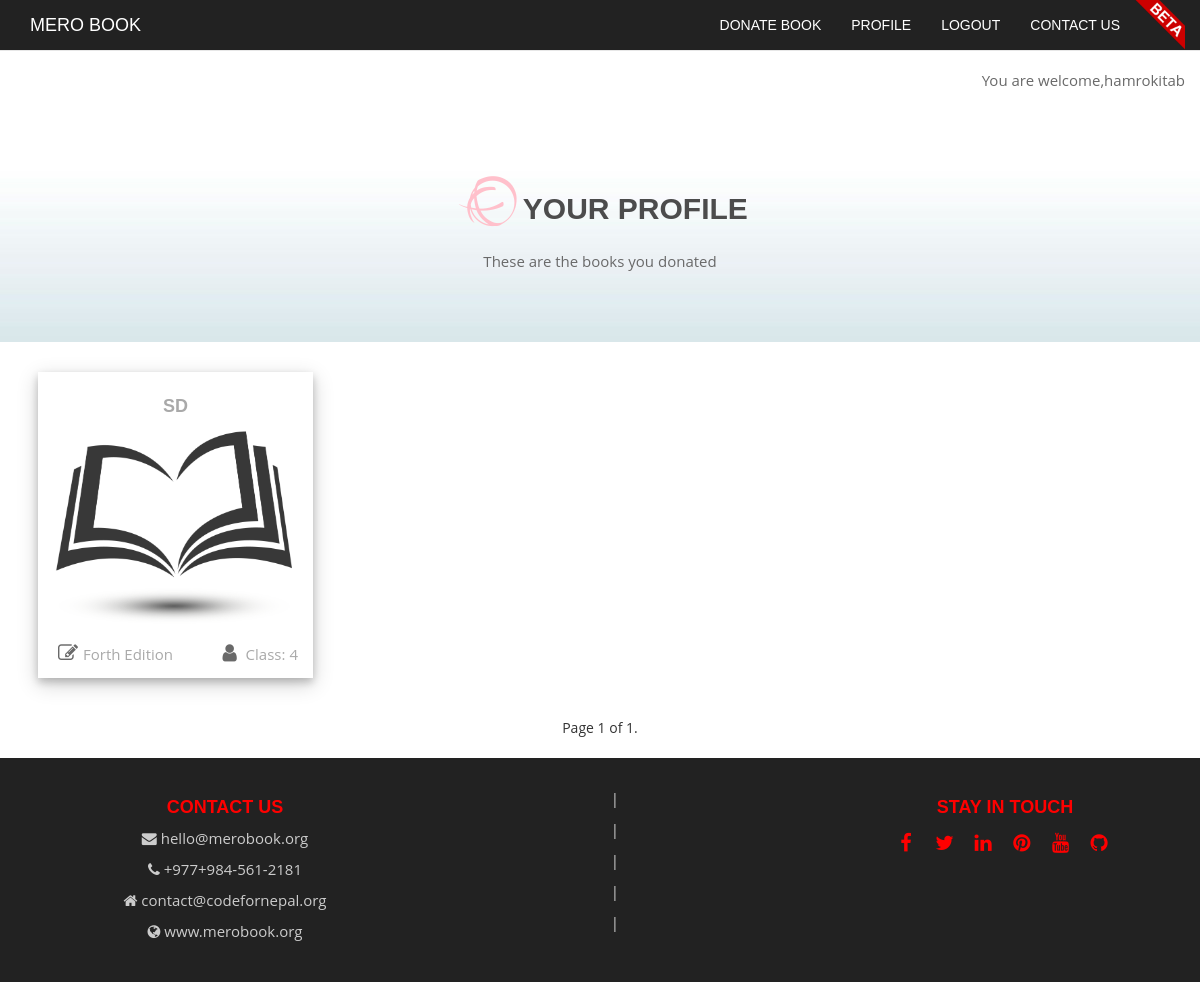
/profile/ (signed in), run on an earlier commit of the app's database.
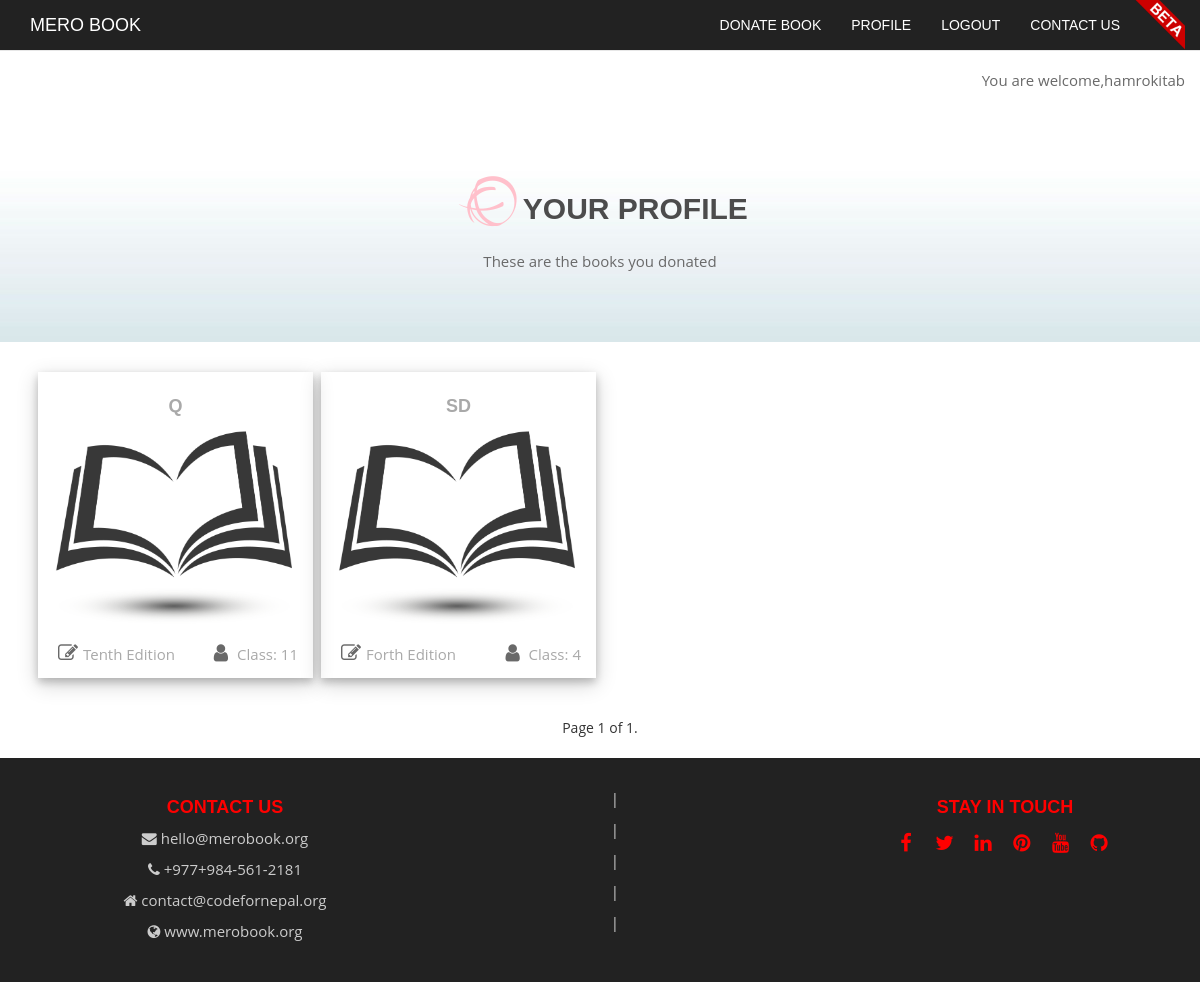
And on a later commit of the database.
### donate/models.py (models this page shows, shortened)
class Details(models.Model):
    user= models.ForeignKey(settings.AUTH_USER_MODEL, null=True)
    Name = models.CharField(max_length=200)
    Class= models.IntegerField(validators=[MaxValueValidator(13), MinValueValidator(1)])
    Publisher= models.CharField(max_length=200)
    Edition= models.CharField(max_length=10, choices=EDITION_CHOICES)
    Status= models.CharField(max_length=10, choices=ST_CHOICES)
    Your_District= models.CharField(max_length=100)
    Ward_number= models.IntegerField(validators=[MaxValueValidator(36), MinValueValidator(1)])
    Phone_number= models.CharField(max_length=100)

### donate/views.py (the view)
# urls.py: url(r'^profile/$', donate_views.profile, name='profile'),
@login_required(login_url='/login/')
def profile(request):
    queryset_list = Details.objects.filter(user_id=request.user.id).order_by("-id")
    paginator = Paginator(queryset_list, 8)  # Show 25 contacts per page
    page_request_var = "page"
    page = request.GET.get(page_request_var)
    try:
        queryset = paginator.page(page)
    except PageNotAnInteger:
        queryset = paginator.page(1)
    except EmptyPage:
        queryset = paginator.page(paginator.num_pages)
    context = {
        "queryset_list": queryset,
        "page_request_var": page_request_var
    }
    return render(request, 'donate/profile.html', context)

### donate/templates/donate/profile.html (shortened to what this page needs)
{% extends 'donate/base.html' %}
{% load staticfiles %}
{% block baaki_css %}
<link rel = "stylesheet" href=" {% static 'donate/css/profile.css' %}">
{% endblock %}
{% block body %}
        <div  class="search_l">
          <div class="container">
             <div class="row">
                 <div class="welcome"> <p> You are welcome,{{request.user}}</p></div>
            </div>
              <div class="row">
                  <h2 class="wow fadeInUp"><i class="fa fa-ravelry" aria-hidden="true"></i>Your profile</h2>
                  <p class="wow fadeInUp" data-wow-delay="0.4s">These are the books you donated </p>
                    </div>
                  </div>
                    </div>
      <div class="hostel_ko_list">
      <div class="container">
{% for obj  in queryset_list %}
          <div class="border hvr-float col-lg-3 col-md-3  wow fadeInUp" data-wow-delay="0.1s "> <a href=' {% url "book_detail" id=obj.id %} ' ><h4>{{obj.Name}} </h4><img class="id3h " src="{% static 'donate/images/fav.png' %}"></a><div class="eta"><p><i class="fa fa-pencil-square-o" aria-hidden="true"></i>{{obj.Edition}} Edition</p></div> <div class="uta" ><p><i class="fa fa-user" aria-hidden="true"></i> Class: {{obj.Class}} </p></div></div>
{% endfor %}
</div>
<div class="pagin">
    <span class="step-links">
        <span class="current">
            Page {{ queryset_list.number }} of {{ queryset_list.paginator.num_pages }}.
        </span>
    </span>
</div>
      </div>
{% endblock %}

### donate/templates/donate/base.html (shortened to what this page needs)
{% load staticfiles %}
<!DOCTYPE html>
<html lang="en">
  <head>
    <link rel="stylesheet" href="{% static 'donate/css/bootstrap.min.css' %}" >
    <link rel="stylesheet" href="{% static 'donate/font-awesome-4.7.0/css/font-awesome.min.css' %}">
    <link rel="stylesheet" href="{% static 'donate/css/animate.min.css' %}">
    <link rel = "stylesheet" href=" {% static 'donate/css/stylesheet.css' %}">
                {% block baaki_css %}
                {% endblock %}
  </head>
  <body>
    <div id="myNavbar" class="navbar navbar-default navbar-fixed-top" role="navigation">
        <div class="container">
            <div class="navbar-header">
                <a href="{% url 'index' %}" class="navbar-brand">Mero Book</a>
            </div>
            <div class="navbar-collapse collapse">
                <ul class="nav navbar-nav navbar-right">
                    <li><a href="{% url 'donate_book' %}">Donate Book</a></li>
                    {% if user.is_authenticated %}
                    <li><a href="{% url 'profile' %}">Profile</a></li>
                    {% endif %}
                    {% if user.is_authenticated %}
                    <li><a href="{% url 'logout' %}">Logout</a></li>
                    {% endif %}
                    <li><a href="{% url 'contact_us' %}">Contact us</a></li>
                    <img class="beta" src="{% static 'donate/images/beta-banner_600.png' %}">
                </ul>
            </div>
        </div>
    </div>
{% block body %}
{% endblock %}
              <div id="footer" class="footer">
                  <div class="container">
                      <div class="row">
                          <div class="col-lg-4 col-md-4 footerko">
                              <h4 class="wow fadeInUp">Contact Us</h4>
                              <p><i class="fa fa-envelope" aria hidden="true"></i>  hello@merobook.org</p>
                              <p><i class="fa fa-phone" aria hidden="true"></i>  +977+984-561-2181</p>
                              <p><i class="fa fa-home" aria hidden="true"></i>  contact@codefornepal.org</p>
                              <p><i class="fa fa-globe" aria hidden="true"></i>  www.merobook.org</p>
                          </div>
                          <div class="col-lg-4 col-md-4 footerko">
                              <p>|</p>
                              <p>|</p>
                              <p>|</p>
                              <p>|</p>
                              <p>|</p>
                          </div>
                          <div class="col-lg-4 col-md-4 footerko">
                              <h4 class="wow fadeInUp">Stay In Touch</h4>
                              <i class="social fa fa-facebook " aria hidden="true"></i>
                              <i class="social fa fa-twitter " aria hidden="true"></i>
                              <i class="social fa fa-linkedin " aria hidden="true"></i>
                              <i class="social fa fa-pinterest " aria hidden="true"></i>
                              <i class="social fa fa-youtube " aria hidden="true"></i>
                              <i class="social fa fa-github " aria hidden="true"></i><br>
                           </div>
                      </div>
                  </div>
              </div>
  </body>
</html>

### donate/static/donate/css/stylesheet.css (style rules this page uses)
* { padding:0; margin: 0; }
body { overflow-x: hidden; font-family: 'Open Sans', sans-serif; text-rendering: optimizeLegibility !important; -webkit-font-smoothing: antialiased !important; }
li { list-style: none; display: inline-block }
a { text-decoration: none; transition: all 500ms ease-in-out; }
h1, h2, h4 { font-family: 'PT Sans Narrow', Arial, sans-serif; text-transform: uppercase; font-weight: 700; }
p { font-size: 15px; line-height: 21px; }
.navbar { background-color: #222222 !important; text-transform: uppercase; font-family: 'PT Sans Narrow', Arial, sans-serif; }
.navbar a { color: #fff !important; }
.beta { height: 50px; width: 50px; }
.footer { padding: 30px; color: #cccccc; text-align:center; background-color: #222222; }
.footer h4 { color: red; }
.footer .social { font-size: 20px; height: 30px; width: 30px; text-align: center; padding: 5px; margin-bottom: 10px; color: red; margin-right: 5px; }

### donate/static/donate/css/profile.css (style rules this page uses)
.welcome { padding-top: 40px; float: right; }
.welcome p { color: aqua; }
.search_l { background-image:url(../images/search_bgk.jpg); padding: 30px 0 30px; text-align: center; }
.search_l p { padding-bottom: 30px; color: dimgray; }
.search_l h2 { color: #4c4c4c; margin: 40px 0 20px; }
.search_l i { padding: 5px; font-size: 50px; border-radius: 50px; color: pink; }
.hostel_ko_list .border { width: 275px; margin-top: 30px; margin-bottom: 20px; margin-left: 8px; border-color:whitesmoke; box-shadow: 0 4px 8px 0 rgba(0, 0, 0, 0.2), 0 6px 20px 0 rgba(0, 0, 0, 0.19); }
.hostel_ko_list h4 { text-align: center; padding-top: 15px; color: darkgray; font-weight: bold; }
.hostel_ko_list p { margin-top: 1px; color: darkgray; }
.hostel_ko_list { border: 20px; }
.hostel_ko_list .eta { float: left; }
.hostel_ko_list i { font-size: 20px; padding: 5px; color: dimgrey; }
.hostel_ko_list .uta { float: right; }
.id3h { width: 100%; height: 200px; margin-bottom: 10px; }
.pagin { margin: 20px 0; text-align:center; }

What changed in the data, as far as the page shows it:
added Details: Name "Q", Edition "Tenth", Class "11"
